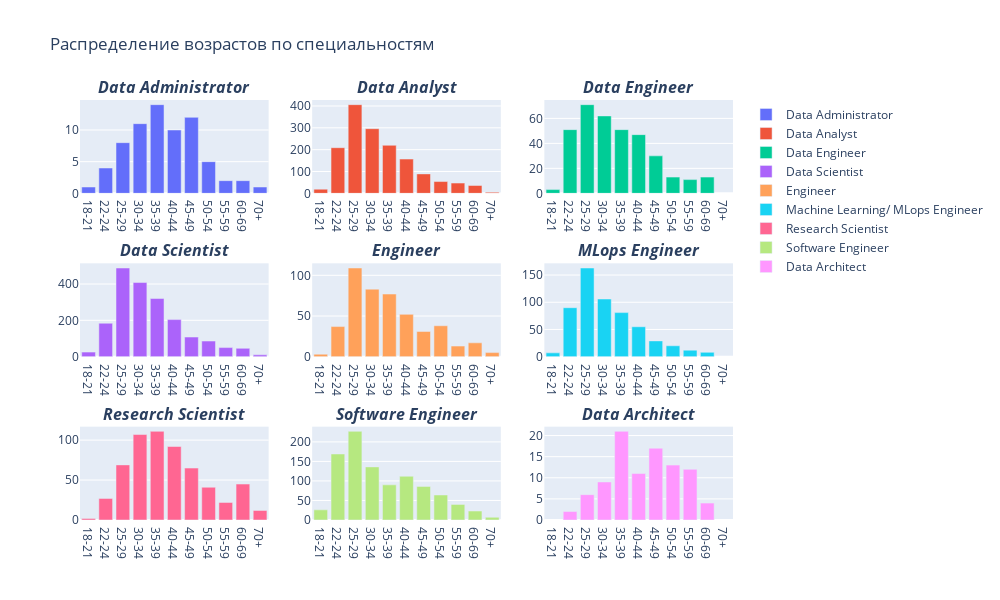

The cell this chart's notebook holds for it:
### Markdown cell above
## Задание 4
Используя библиотеку plotly, построй столбцовую диаграмму (Bar plot) на распределение респондентов по возрасту по
специальностям Data Administrator, Data Analyst, Data Engineer, Data Scientist, Engineer, MLops Engineer, 
Research Scientist, Software Engineer, Data Architect

### Code cell
# Код тут
import plotly.graph_objects as go # we can not use express plots
from plotly.subplots import make_subplots # creating subplots

data_adm = data[["Q2"]].dropna()[(data["Q23"] == "Data Administrator")].value_counts().sort_values(ascending=False)
data_ana = data[["Q2"]].dropna()[(data["Q23"] == "Data Analyst (Business, Marketing, Financial, Quantitative, etc)")].value_counts().sort_values(ascending=False)
data_eng = data[["Q2"]].dropna()[(data["Q23"] == "Data Engineer")].value_counts().sort_values(ascending=False)
data_sci = data[["Q2"]].dropna()[(data["Q23"] == "Data Scientist")].value_counts().sort_values(ascending=False)
engin = data[["Q2"]].dropna()[(data["Q23"] == "Engineer (non-software)")].value_counts().sort_values(ascending=False)
ml_eng = data[["Q2"]].dropna()[(data["Q23"] == "Machine Learning/ MLops Engineer")].value_counts().sort_values(ascending=False)
res_sci = data[["Q2"]].dropna()[(data["Q23"] == "Research Scientist")].value_counts().sort_values(ascending=False)
soft_eng = data[["Q2"]].dropna()[(data["Q23"] == "Software Engineer")].value_counts().sort_values(ascending=False)
data_arc = data[["Q2"]].dropna()[(data["Q23"] == "Data Architect")].value_counts().sort_values(ascending=False)


d = {"Data Administrator": data_adm, "Data Analyst": data_ana, "Data Engineer" : data_eng, \
     "Data Scientist": data_sci,"Engineer (non-software": engin, "Machine Learning/ MLops Engineer": ml_eng, \
     "Research Scientist":res_sci, "Software Engineer": soft_eng, "Data Architect": data_arc}
df = pd.DataFrame(data=d)
fig = make_subplots(rows=3, cols=3, subplot_titles=["<span style='font-style:italic;font-weight:bold;'>Data Administrator</span>", \
                                                    "<span style='font-style:italic;font-weight:bold;'>Data Analyst</span>", \
                                                    "<span style='font-style:italic;font-weight:bold;'>Data Engineer</span>", \
                                                    "<span style='font-style:italic;font-weight:bold;'>Data Scientist</span>", \
                                                    "<span style='font-style:italic;font-weight:bold;'>Engineer</span>", \
                                                    "<span style='font-style:italic;font-weight:bold;'>MLops Engineer</span>", \
                                                    "<span style='font-style:italic;font-weight:bold;'>Research Scientist</span>", \
                                                    "<span style='font-style:italic;font-weight:bold;'>Software Engineer</span>", \
                                                    "<span style='font-style:italic;font-weight:bold;'>Data Architect</span>"])
fig.add_trace(go.Bar(x=df.index.get_level_values(0), y=df["Data Administrator"], name="Data Administrator"),row=1, col=1)
fig.add_trace(go.Bar(x=df.index.get_level_values(0), y=df["Data Analyst"], name="Data Analyst"),row=1, col=2)
fig.add_trace(go.Bar(x=df.index.get_level_values(0), y=df["Data Engineer"], name="Data Engineer"),row=1, col=3)
fig.add_trace(go.Bar(x=df.index.get_level_values(0), y=df["Data Scientist"], name="Data Scientist"),row=2, col=1)
fig.add_trace(go.Bar(x=df.index.get_level_values(0), y=df["Engineer (non-software"], name="Engineer"),row=2, col=2)
fig.add_trace(go.Bar(x=df.index.get_level_values(0), y=df["Machine Learning/ MLops Engineer"], name="Machine Learning/ MLops Engineer"),row=2, col=3)
fig.add_trace(go.Bar(x=df.index.get_level_values(0), y=df["Research Scientist"], name="Research Scientist"),row=3, col=1)
fig.add_trace(go.Bar(x=df.index.get_level_values(0), y=df["Software Engineer"], name="Software Engineer"),row=3, col=2)
fig.add_trace(go.Bar(x=df.index.get_level_values(0), y=df["Data Architect"], name="Data Architect"),row=3, col=3)
fig.update_layout(height=600, width=1000, title_text="Распределение возрастов по специальностям")
fig.show()

### Figure 1 — Plotly figure (JSON) as saved in the notebook; plotly's stock layout.template omitted (floating-point values rounded to 4 significant figures)
{"data": [{"name": "Data Administrator", "type": "bar", "x": ["18-21", "22-24", "25-29", "30-34", "35-39", "40-44", "45-49", "50-54", "55-59", "60-69", "70+"], "xaxis": "x", "y": [1, 4, 8, 11, 14, 10, 12, 5, 2, 2, 1], "yaxis": "y"}, {"name": "Data Analyst", "type": "bar", "x": ["18-21", "22-24", "25-29", "30-34", "35-39", "40-44", "45-49", "50-54", "55-59", "60-69", "70+"], "xaxis": "x2", "y": [19, 209, 406, 296, 220, 157, 89, 54, 47, 36, 5], "yaxis": "y2"}, {"name": "Data Engineer", "type": "bar", "x": ["18-21", "22-24", "25-29", "30-34", "35-39", "40-44", "45-49", "50-54", "55-59", "60-69", "70+"], "xaxis": "x3", "y": [3, 51, 71, 62, 51, 47, 30, 13, 11, 13, null], "yaxis": "y3"}, {"name": "Data Scientist", "type": "bar", "x": ["18-21", "22-24", "25-29", "30-34", "35-39", "40-44", "45-49", "50-54", "55-59", "60-69", "70+"], "xaxis": "x4", "y": [25, 184, 488, 408, 320, 204, 108, 86, 50, 46, 10], "yaxis": "y4"}, {"name": "Engineer", "type": "bar", "x": ["18-21", "22-24", "25-29", "30-34", "35-39", "40-44", "45-49", "50-54", "55-59", "60-69", "70+"], "xaxis": "x5", "y": [3, 37, 109, 83, 77, 52, 31, 38, 13, 17, 5], "yaxis": "y5"}, {"name": "Machine Learning/ MLops Engineer", "type": "bar", "x": ["18-21", "22-24", "25-29", "30-34", "35-39", "40-44", "45-49", "50-54", "55-59", "60-69", "70+"], "xaxis": "x6", "y": [7, 90, 163, 106, 81, 55, 29, 20, 12, 8, null], "yaxis": "y6"}, {"name": "Research Scientist", "type": "bar", "x": ["18-21", "22-24", "25-29", "30-34", "35-39", "40-44", "45-49", "50-54", "55-59", "60-69", "70+"], "xaxis": "x7", "y": [2, 27, 69, 107, 111, 92, 65, 41, 22, 45, 12], "yaxis": "y7"}, {"name": "Software Engineer", "type": "bar", "x": ["18-21", "22-24", "25-29", "30-34", "35-39", "40-44", "45-49", "50-54", "55-59", "60-69", "70+"], "xaxis": "x8", "y": [26, 169, 227, 136, 90, 112, 86, 64, 40, 23, 7], "yaxis": "y8"}, {"name": "Data Architect", "type": "bar", "x": ["18-21", "22-24", "25-29", "30-34", "35-39", "40-44", "45-49", "50-54", "55-59", "60-69", "70+"], "xaxis": "x9", "y": [null, 2, 6, 9, 21, 11, 17, 13, 12, 4, null], "yaxis": "y9"}], "layout": {"annotations": [{"font": {"size": 16}, "showarrow": false, "text": "<span style='font-style:italic;font-weight:bold;'>Data Administrator</span>", "x": 0.1444, "xanchor": "center", "xref": "paper", "y": 1, "yanchor": "bottom", "yref": "paper"}, {"font": {"size": 16}, "showarrow": false, "text": "<span style='font-style:italic;font-weight:bold;'>Data Analyst</span>", "x": 0.5, "xanchor": "center", "xref": "paper", "y": 1, "yanchor": "bottom", "yref": "paper"}, {"font": {"size": 16}, "showarrow": false, "text": "<span style='font-style:italic;font-weight:bold;'>Data Engineer</span>", "x": 0.8556, "xanchor": "center", "xref": "paper", "y": 1, "yanchor": "bottom", "yref": "paper"}, {"font": {"size": 16}, "showarrow": false, "text": "<span style='font-style:italic;font-weight:bold;'>Data Scientist</span>", "x": 0.1444, "xanchor": "center", "xref": "paper", "y": 0.6111, "yanchor": "bottom", "yref": "paper"}, {"font": {"size": 16}, "showarrow": false, "text": "<span style='font-style:italic;font-weight:bold;'>Engineer</span>", "x": 0.5, "xanchor": "center", "xref": "paper", "y": 0.6111, "yanchor": "bottom", "yref": "paper"}, {"font": {"size": 16}, "showarrow": false, "text": "<span style='font-style:italic;font-weight:bold;'>MLops Engineer</span>", "x": 0.8556, "xanchor": "center", "xref": "paper", "y": 0.6111, "yanchor": "bottom", "yref": "paper"}, {"font": {"size": 16}, "showarrow": false, "text": "<span style='font-style:italic;font-weight:bold;'>Research Scientist</span>", "x": 0.1444, "xanchor": "center", "xref": "paper", "y": 0.2222, "yanchor": "bottom", "yref": "paper"}, {"font": {"size": 16}, "showarrow": false, "text": "<span style='font-style:italic;font-weight:bold;'>Software Engineer</span>", "x": 0.5, "xanchor": "center", "xref": "paper", "y": 0.2222, "yanchor": "bottom", "yref": "paper"}, {"font": {"size": 16}, "showarrow": false, "text": "<span style='font-style:italic;font-weight:bold;'>Data Architect</span>", "x": 0.8556, "xanchor": "center", "xref": "paper", "y": 0.2222, "yanchor": "bottom", "yref": "paper"}], "height": 600, "title": {"text": "Распределение возрастов по специальностям"}, "width": 1000, "xaxis": {"anchor": "y", "autorange": true, "domain": [0, 0.2889], "range": [-0.5, 10.5], "type": "category"}, "xaxis2": {"anchor": "y2", "autorange": true, "domain": [0.3556, 0.6444], "range": [-0.5, 10.5], "type": "category"}, "xaxis3": {"anchor": "y3", "autorange": true, "domain": [0.7111, 1], "range": [-0.5, 10.5], "type": "category"}, "xaxis4": {"anchor": "y4", "autorange": true, "domain": [0, 0.2889], "range": [-0.5, 10.5], "type": "category"}, "xaxis5": {"anchor": "y5", "autorange": true, "domain": [0.3556, 0.6444], "range": [-0.5, 10.5], "type": "category"}, "xaxis6": {"anchor": "y6", "autorange": true, "domain": [0.7111, 1], "range": [-0.5, 10.5], "type": "category"}, "xaxis7": {"anchor": "y7", "autorange": true, "domain": [0, 0.2889], "range": [-0.5, 10.5], "type": "category"}, "xaxis8": {"anchor": "y8", "autorange": true, "domain": [0.3556, 0.6444], "range": [-0.5, 10.5], "type": "category"}, "xaxis9": {"anchor": "y9", "autorange": true, "domain": [0.7111, 1], "range": [-0.5, 10.5], "type": "category"}, "yaxis": {"anchor": "x", "autorange": true, "domain": [0.7778, 1], "range": [0, 14.74], "type": "linear"}, "yaxis2": {"anchor": "x2", "autorange": true, "domain": [0.7778, 1], "range": [0, 427.4], "type": "linear"}, "yaxis3": {"anchor": "x3", "autorange": true, "domain": [0.7778, 1], "range": [0, 74.74], "type": "linear"}, "yaxis4": {"anchor": "x4", "autorange": true, "domain": [0.3889, 0.6111], "range": [0, 513.7], "type": "linear"}, "yaxis5": {"anchor": "x5", "autorange": true, "domain": [0.3889, 0.6111], "range": [0, 114.7], "type": "linear"}, "yaxis6": {"anchor": "x6", "autorange": true, "domain": [0.3889, 0.6111], "range": [0, 171.6], "type": "linear"}, "yaxis7": {"anchor": "x7", "autorange": true, "domain": [0, 0.2222], "range": [0, 116.8], "type": "linear"}, "yaxis8": {"anchor": "x8", "autorange": true, "domain": [0, 0.2222], "range": [0, 238.9], "type": "linear"}, "yaxis9": {"anchor": "x9", "autorange": true, "domain": [0, 0.2222], "range": [0, 22.11], "type": "linear"}}}
